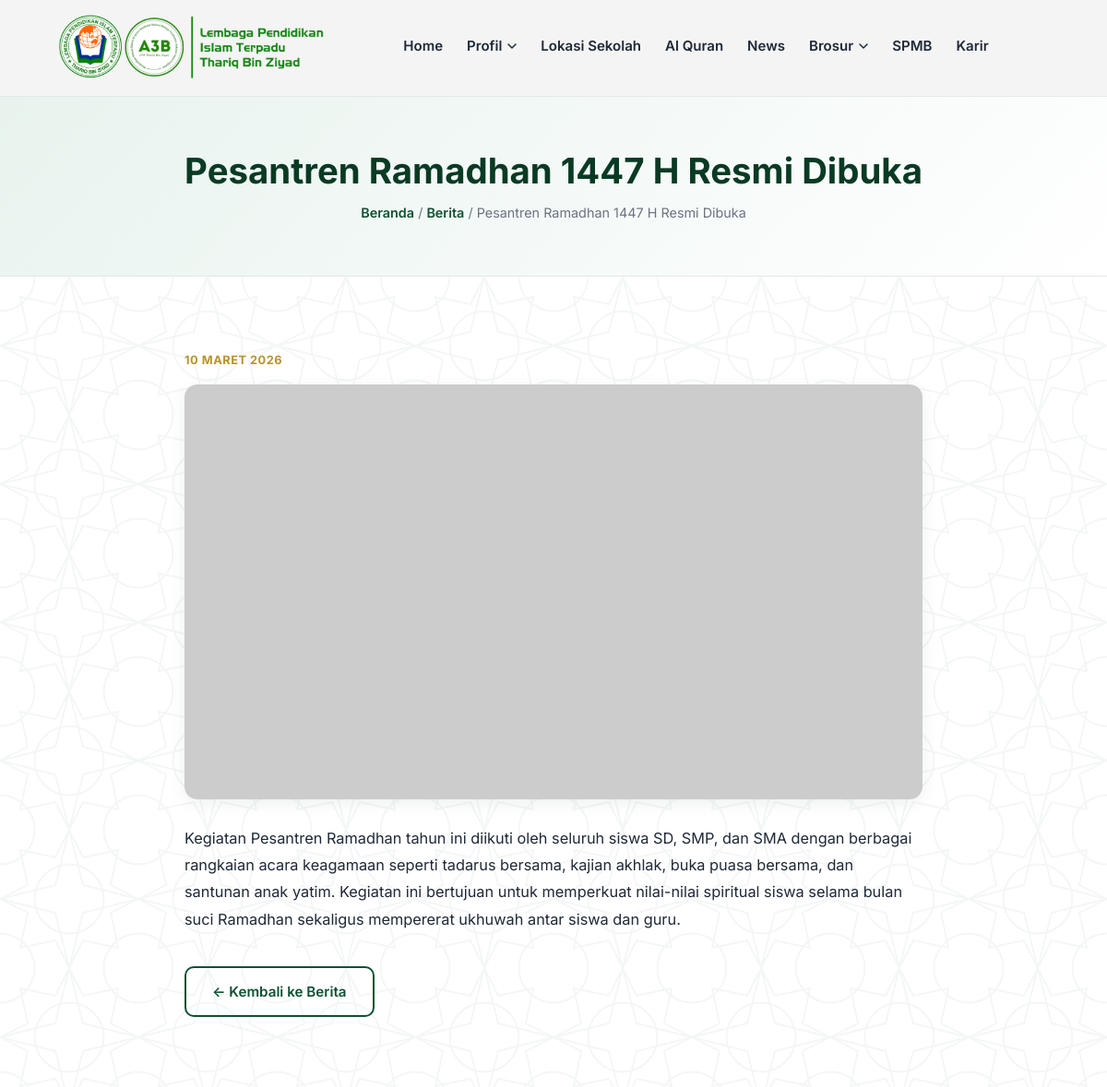
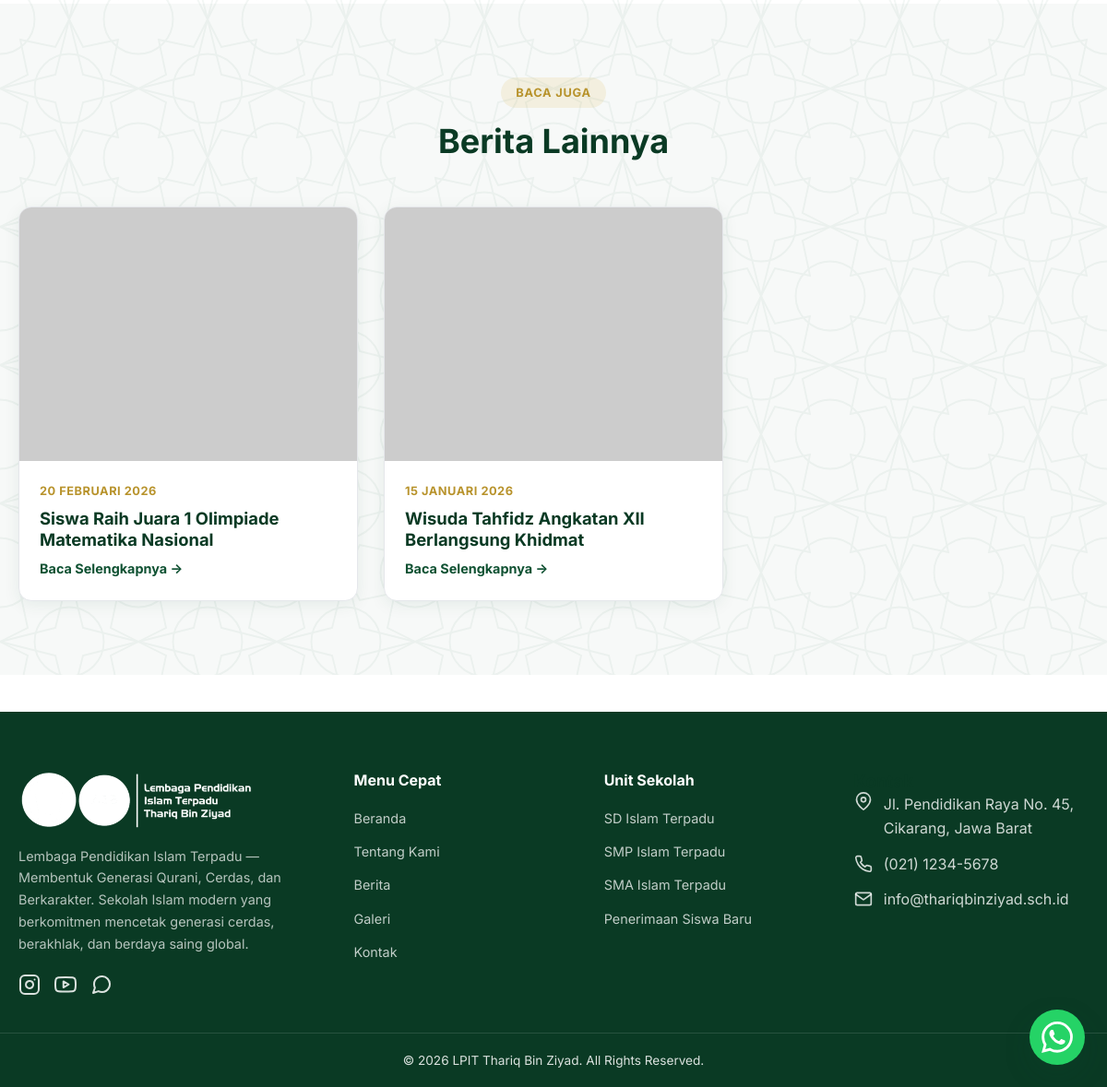
Page /detail-berita.php?slug=pesantren-ramadhan-1447-h-resmi-dibuka on the committed database (2 pictures, top to bottom).
### tables this page shows
CREATE TABLE IF NOT EXISTS `news` (
    `id` INT AUTO_INCREMENT PRIMARY KEY,
    `title` VARCHAR(255) NOT NULL,
    `slug` VARCHAR(255) NOT NULL UNIQUE,
    `image` VARCHAR(255) DEFAULT NULL,
    `excerpt` TEXT,
    `content` LONGTEXT,
    `published_at` DATE NOT NULL,
    `created_at` TIMESTAMP DEFAULT CURRENT_TIMESTAMP
);

### backend/helpers/functions.php (called while the page is built, shortened)
<?php
function esc($string) {
    return htmlspecialchars($string ?? '', ENT_QUOTES, 'UTF-8');
}
function tanggal_indo($tanggal) {
    $bulan = [
        1 => 'Januari', 2 => 'Februari', 3 => 'Maret', 4 => 'April',
        5 => 'Mei', 6 => 'Juni', 7 => 'Juli', 8 => 'Agustus',
        9 => 'September', 10 => 'Oktober', 11 => 'November', 12 => 'Desember'
    ];
    $timestamp = strtotime($tanggal);
    return date('d', $timestamp) . ' ' . $bulan[(int)date('n', $timestamp)] . ' ' . date('Y', $timestamp);
}

### frontend/pages/detail-berita.php (the view, shortened to what this page needs)
<?php
require_once __DIR__ . '/../../backend/config/database.php';
require_once __DIR__ . '/../../backend/helpers/functions.php';
$slug = isset($_GET['slug']) ? $_GET['slug'] : '';
$stmt = $pdo->prepare("SELECT * FROM news WHERE slug = ? LIMIT 1");
$stmt->execute([$slug]);
$news = $stmt->fetch();
$stmt2 = $pdo->prepare("SELECT * FROM news WHERE id != ? ORDER BY published_at DESC LIMIT 3");
$stmt2->execute([$news['id']]);
$other_news = $stmt2->fetchAll();
require_once __DIR__ . '/../components/header.php';
?>
<section class="page-header">
    <div class="container">
        <h1><?php echo esc($news['title']); ?></h1>
        <p class="breadcrumb"><a href="index.php">Beranda</a> / <a href="berita.php">Berita</a> / <?php echo esc(mb_strimwidth($news['title'], 0, 40, '...')); ?></p>
    </div>
</section>
<section class="section">
    <div class="container">
        <div style="max-width: 800px; margin: 0 auto;">
            <div class="news-date" style="margin-bottom:16px;"><?php echo tanggal_indo($news['published_at']); ?></div>
            <img src="<?php echo esc($news['image']); ?>" alt="<?php echo esc($news['title']); ?>" style="border-radius: var(--radius); box-shadow: var(--shadow); margin-bottom: 28px; width:100%; aspect-ratio: 16/9; object-fit: cover;">
            <div style="color: var(--text); font-size: 1.02rem; line-height: 1.8;">
                <?php echo nl2br(esc($news['content'])); ?>
            </div>
            <div style="margin-top:36px;">
                <a href="berita.php" class="btn btn-outline">&larr; Kembali ke Berita</a>
            </div>
        </div>
    </div>
</section>
<?php if (count($other_news) > 0): ?>
<section class="section section-alt">
    <div class="container">
        <div class="section-head">
            <span class="section-eyebrow">Baca Juga</span>
            <h2>Berita Lainnya</h2>
        </div>
        <div class="grid-3">
            <?php foreach ($other_news as $n): ?>
            <div class="card">
                <img src="<?php echo esc($n['image']); ?>" alt="<?php echo esc($n['title']); ?>" loading="lazy">
                <div class="card-body">
                    <div class="news-date"><?php echo tanggal_indo($n['published_at']); ?></div>
                    <h3><?php echo esc($n['title']); ?></h3>
                    <a href="detail-berita.php?slug=<?php echo esc($n['slug']); ?>" class="news-link">Baca Selengkapnya &rarr;</a>
                </div>
            </div>
            <?php endforeach; ?>
        </div>
    </div>
</section>
<?php endif; ?>
<?php require_once __DIR__ . '/../components/footer.php'; ?>

### frontend/assets/css/style.css (style rules this page uses)
:root { --primary: #0f5132; --primary-dark: #0a3a24; --primary-light: #e8f3ee; --secondary: #d4af37; --secondary-dark: #b8932c; --background: #ffffff; --surface: #f7f9f8; --text: #1f2937; --muted: #6b7280; --border: #e5e7eb; --radius: 14px; --shadow: 0 4px 18px rgba(15, 81, 50, 0.08); --shadow-lg: 0 12px 32px rgba(15, 81, 50, 0.14); --max-width: 1200px; }
* { box-sizing: border-box; margin: 0; padding: 0; }
html { scroll-behavior: smooth; }
body { font-family: 'Inter', 'Segoe UI', system-ui, -apple-system, Roboto, Helvetica, Arial, sans-serif; color: var(--text); background: var(--background); line-height: 1.65; overflow-x: hidden; }
img { max-width: 100%; display: block; }
a { text-decoration: none; color: inherit; }
.container { max-width: var(--max-width); margin: 0 auto; padding: 0 20px; }
h1, h2, h3, h4 { line-height: 1.25; font-weight: 700; color: var(--primary-dark); }
.section { padding: 80px 0; background-image: url('../images/ornament.svg'); background-size: 150px; background-attachment: fixed; }
.section-alt { background-color: var(--surface); background-image: url('../images/ornament.svg'); background-size: 150px; background-attachment: fixed; }
.section-head { text-align: center; max-width: 640px; margin: 0 auto 48px; }
.section-eyebrow { display: inline-block; color: var(--secondary-dark); background: rgba(212, 175, 55, 0.12); padding: 6px 16px; border-radius: 999px; font-size: 0.8rem; font-weight: 700; letter-spacing: 0.06em; text-transform: uppercase; margin-bottom: 14px; }
.section-head h2 { font-size: clamp(1.6rem, 3vw, 2.3rem); margin-bottom: 12px; }
.btn { display: inline-block; padding: 13px 28px; border-radius: 10px; font-weight: 600; font-size: 0.95rem; border: 2px solid transparent; transition: transform 0.15s ease, box-shadow 0.15s ease, background 0.2s ease; cursor: pointer; }
.btn-outline { background: transparent; color: var(--primary); border-color: var(--primary); }
.grid-3 { display: grid; grid-template-columns: repeat(3, 1fr); gap: 28px; }
.card { background: #fff; border-radius: var(--radius); overflow: hidden; box-shadow: var(--shadow); transition: transform 0.2s ease, box-shadow 0.2s ease; border: 1px solid var(--border); display: flex; flex-direction: column; }
.card img { width: 100%; aspect-ratio: 4/3; object-fit: cover; }
.card-body { padding: 22px; flex: 1; display: flex; flex-direction: column; }
.card-body h3 { font-size: 1.15rem; margin-bottom: 8px; }
.news-date { color: var(--secondary-dark); font-size: 0.8rem; font-weight: 700; text-transform: uppercase; margin-bottom: 8px; letter-spacing: 0.04em; }
.news-link { font-weight: 700; color: var(--primary); font-size: 0.9rem; }
.page-header { background: linear-gradient(135deg, var(--primary-light), #ffffff); padding: 56px 0; text-align: center; border-bottom: 1px solid var(--border); }
.page-header h1 { font-size: clamp(1.7rem, 3.5vw, 2.4rem); margin-bottom: 10px; }
.breadcrumb { color: var(--muted); font-size: 0.9rem; }
.breadcrumb a { color: var(--primary); font-weight: 600; }

### rows in the picture
news: title "Pesantren Ramadhan 1447 H Resmi Dibuka", published_at "10 MARET 2026", content "Kegiatan Pesantren Ramadhan tahun ini diikuti oleh seluruh siswa SD, SMP, dan SMA dengan berbagai rangkaian acara keagamaan seperti tadarus bersama, kajian akhlak, buka puasa bersama, dan santunan anak yatim. Kegiatan ini bertujuan untuk memperkuat nilai-nilai spiritual siswa selama bulan suci Ramadhan sekaligus mempererat ukhuwah antar siswa dan guru."
news: published_at "20 FEBRUARI 2026", title "Siswa Raih Juara 1 Olimpiade Matematika Nasional"
news: published_at "15 JANUARI 2026", title "Wisuda Tahfidz Angkatan XII Berlangsung Khidmat"

### other values in the picture
$item "Home"
$item['label'] "Profil"
$item "Lokasi Sekolah"
$item "Al Quran"
$item "News"
$item['label'] "Brosur"
$item "SPMB"
$item "Karir"
SITE_TAGLINE "Lembaga Pendidikan Islam Terpadu — Membentuk Generasi Qurani, Cerdas, dan Berkarakter"
SITE_ADDRESS "Jl. Pendidikan Raya No. 45, Cikarang, Jawa Barat"
SITE_PHONE "(021) 1234-5678"
SITE_EMAIL "info@thariqbinziyad.sch.id"
SITE_NAME "LPIT Thariq Bin Ziyad"
